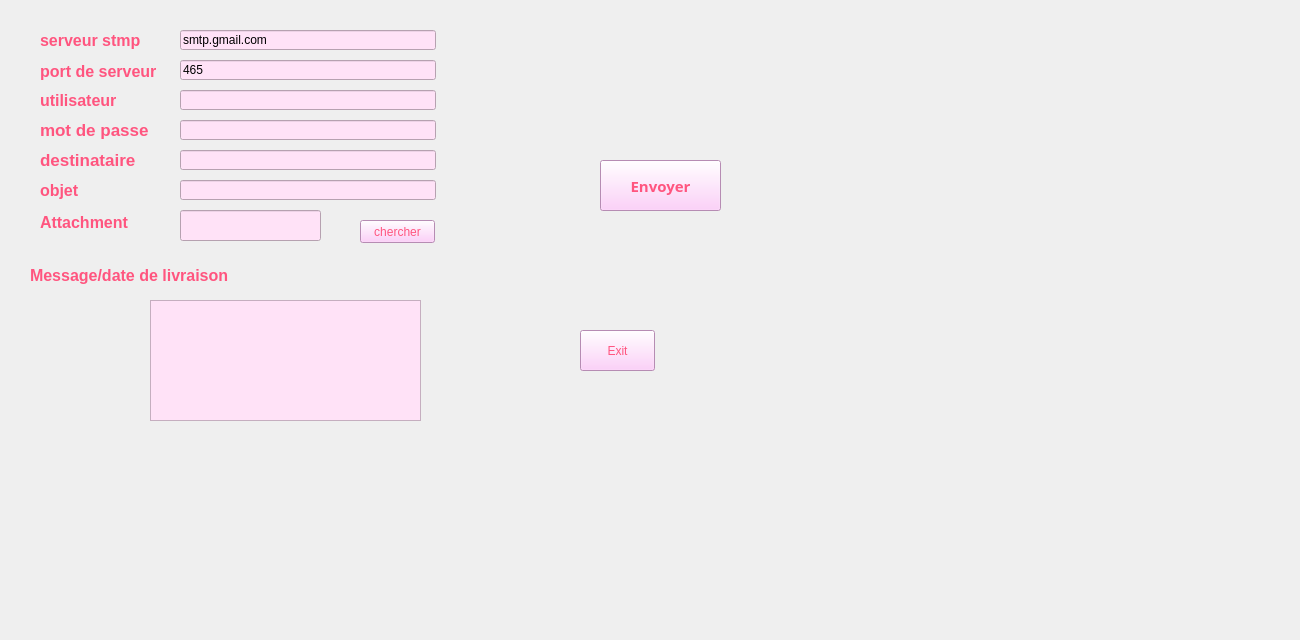
   <widget class="QWidget" name="tab">
    <attribute name="title">
     <string>Mailing</string>
    </attribute>
    <widget class="QLabel" name="label_123">
     <property name="geometry">
      <rect>
       <x>40</x>
       <y>180</y>
       <width>67</width>
       <height>20</height>
      </rect>
     </property>
     <property name="font">
      <font>
       <pointsize>12</pointsize>
       <weight>75</weight>
       <bold>true</bold>
       <underline>false</underline>
      </font>
     </property>
     <property name="styleSheet">
      <string notr="true">color:rgb(255, 85, 127)</string>
     </property>
     <property name="text">
      <string>objet</string>
     </property>
    </widget>
    <widget class="QLabel" name="label_124">
     <property name="geometry">
      <rect>
       <x>40</x>
       <y>119</y>
       <width>121</width>
       <height>21</height>
      </rect>
     </property>
     <property name="font">
      <font>
       <pointsize>13</pointsize>
       <weight>75</weight>
       <bold>true</bold>
       <underline>false</underline>
      </font>
     </property>
     <property name="styleSheet">
      <string notr="true">color:rgb(255, 85, 127)</string>
     </property>
     <property name="text">
      <string>mot de passe</string>
     </property>
    </widget>
    <widget class="QLineEdit" name="port_2">
     <property name="geometry">
      <rect>
       <x>180</x>
       <y>60</y>
       <width>256</width>
       <height>20</height>
      </rect>
     </property>
     <property name="styleSheet">
      <string notr="true">background-color:rgb(255, 226, 247)</string>
     </property>
     <property name="text">
      <string>465</string>
     </property>
    </widget>
    <widget class="QLabel" name="label_125">
     <property name="geometry">
      <rect>
       <x>40</x>
       <y>210</y>
       <width>102</width>
       <height>25</height>
      </rect>
     </property>
     <property name="font">
      <font>
       <pointsize>12</pointsize>
       <weight>75</weight>
       <bold>true</bold>
       <underline>false</underline>
      </font>
     </property>
     <property name="styleSheet">
      <string notr="true">color:rgb(255, 85, 127)</string>
     </property>
     <property name="text">
      <string>Attachment</string>
     </property>
    </widget>
    <widget class="QPlainTextEdit" name="msg_2">
     <property name="geometry">
      <rect>
       <x>150</x>
       <y>300</y>
       <width>271</width>
       <height>121</height>
      </rect>
     </property>
     <property name="styleSheet">
      <string notr="true">background-color:rgb(255, 226, 247)</string>
     </property>
    </widget>
    <widget class="QLabel" name="label_126">
     <property name="geometry">
      <rect>
       <x>40</x>
       <y>61</y>
       <width>131</width>
       <height>20</height>
      </rect>
     </property>
     <property name="font">
      <font>
       <pointsize>12</pointsize>
       <weight>75</weight>
       <bold>true</bold>
       <underline>false</underline>
      </font>
     </property>
     <property name="styleSheet">
      <string notr="true">color:rgb(255, 85, 127)</string>
     </property>
     <property name="text">
      <string>port de serveur </string>
     </property>
    </widget>
    <widget class="QLabel" name="label_127">
     <property name="geometry">
      <rect>
       <x>40</x>
       <y>149</y>
       <width>104</width>
       <height>21</height>
      </rect>
     </property>
     <property name="font">
      <font>
       <pointsize>13</pointsize>
       <weight>75</weight>
       <bold>true</bold>
       <underline>false</underline>
      </font>
     </property>
     <property name="styleSheet">
      <string notr="true">color:rgb(255, 85, 127)</string>
     </property>
     <property name="text">
      <string>destinataire</string>
     </property>
    </widget>
    <widget class="QLineEdit" name="uname_2">
     <property name="geometry">
      <rect>
       <x>180</x>
       <y>90</y>
       <width>256</width>
       <height>20</height>
      </rect>
     </property>
     <property name="styleSheet">
      <string notr="true">background-color:rgb(255, 226, 247)</string>
     </property>
    </widget>
    <widget class="QLabel" name="label_128">
     <property name="geometry">
      <rect>
       <x>30</x>
       <y>250</y>
       <width>231</width>
       <height>51</height>
      </rect>
     </property>
     <property name="font">
      <font>
       <pointsize>12</pointsize>
       <weight>75</weight>
       <bold>true</bold>
       <underline>false</underline>
      </font>
     </property>
     <property name="styleSheet">
      <string notr="true">color:rgb(255, 85, 127)</string>
     </property>
     <property name="text">
      <string>Message/date de livraison</string>
     </property>
    </widget>
    <widget class="QLineEdit" name="paswd_2">
     <property name="geometry">
      <rect>
       <x>180</x>
       <y>120</y>
       <width>256</width>
       <height>20</height>
      </rect>
     </property>
     <property name="styleSheet">
      <string notr="true">background-color:rgb(255, 226, 247)</string>
     </property>
     <property name="inputMask">
      <string/>
     </property>
     <property name="echoMode">
      <enum>QLineEdit::Password</enum>
     </property>
    </widget>
    <widget class="QLineEdit" name="subject_2">
     <property name="geometry">
      <rect>
       <x>180</x>
       <y>180</y>
       <width>256</width>
       <height>20</height>
      </rect>
     </property>
     <property name="styleSheet">
      <string notr="true">background-color:rgb(255, 226, 247)</string>
     </property>
    </widget>
    <widget class="QLabel" name="label_129">
     <property name="geometry">
      <rect>
       <x>40</x>
       <y>30</y>
       <width>106</width>
       <height>20</height>
      </rect>
     </property>
     <property name="palette">
      <palette>
       <active>
        <colorrole role="WindowText">
         <brush brushstyle="SolidPattern">
          <color alpha="255">
           <red>255</red>
           <green>85</green>
           <blue>127</blue>
          </color>
         </brush>
        </colorrole>
        <colorrole role="Text">
         <brush brushstyle="SolidPattern">
          <color alpha="255">
           <red>255</red>
           <green>85</green>
           <blue>127</blue>
          </color>
         </brush>
        </colorrole>
        <colorrole role="ButtonText">
         <brush brushstyle="SolidPattern">
          <color alpha="255">
           <red>255</red>
           <green>85</green>
           <blue>127</blue>
          </color>
         </brush>
        </colorrole>
        <colorrole role="PlaceholderText">
         <brush brushstyle="NoBrush">
          <color alpha="128">
           <red>255</red>
           <green>85</green>
           <blue>127</blue>
          </color>
         </brush>
        </colorrole>
       </active>
       <inactive>
        <colorrole role="WindowText">
         <brush brushstyle="SolidPattern">
          <color alpha="255">
           <red>255</red>
           <green>85</green>
           <blue>127</blue>
          </color>
         </brush>
        </colorrole>
        <colorrole role="Text">
         <brush brushstyle="SolidPattern">
          <color alpha="255">
           <red>255</red>
           <green>85</green>
           <blue>127</blue>
          </color>
         </brush>
        </colorrole>
        <colorrole role="ButtonText">
         <brush brushstyle="SolidPattern">
          <color alpha="255">
           <red>255</red>
           <green>85</green>
           <blue>127</blue>
          </color>
         </brush>
        </colorrole>
        <colorrole role="PlaceholderText">
         <brush brushstyle="NoBrush">
          <color alpha="128">
           <red>255</red>
           <green>85</green>
           <blue>127</blue>
          </color>
         </brush>
        </colorrole>
       </inactive>
       <disabled>
        <colorrole role="WindowText">
         <brush brushstyle="SolidPattern">
          <color alpha="255">
           <red>255</red>
           <green>85</green>
           <blue>127</blue>
          </color>
         </brush>
        </colorrole>
        <colorrole role="Text">
         <brush brushstyle="SolidPattern">
          <color alpha="255">
           <red>255</red>
           <green>85</green>
           <blue>127</blue>
          </color>
         </brush>
        </colorrole>
        <colorrole role="ButtonText">
         <brush brushstyle="SolidPattern">
          <color alpha="255">
           <red>255</red>
           <green>85</green>
           <blue>127</blue>
          </color>
         </brush>
        </colorrole>
        <colorrole role="PlaceholderText">
         <brush brushstyle="NoBrush">
          <color alpha="128">
           <red>255</red>
           <green>85</green>
           <blue>127</blue>
          </color>
         </brush>
        </colorrole>
       </disabled>
      </palette>
     </property>
     <property name="font">
      <font>
       <pointsize>12</pointsize>
       <weight>75</weight>
       <bold>true</bold>
       <underline>false</underline>
      </font>
     </property>
     <property name="autoFillBackground">
      <bool>false</bool>
     </property>
     <property name="styleSheet">
      <string notr="true">color:rgb(255, 85, 127)</string>
     </property>
     <property name="lineWidth">
      <number>1</number>
     </property>
     <property name="text">
      <string>serveur stmp</string>
     </property>
    </widget>
    <widget class="QPushButton" name="sendBtn">
     <property name="geometry">
      <rect>
       <x>600</x>
       <y>160</y>
       <width>121</width>
       <height>51</height>
      </rect>
     </property>
     <property name="font">
      <font>
       <family>Lucida Calligraphy</family>
       <pointsize>11</pointsize>
       <weight>75</weight>
       <bold>true</bold>
      </font>
     </property>
     <property name="autoFillBackground">
      <bool>false</bool>
     </property>
     <property name="styleSheet">
      <string notr="true">color:rgb(255, 85, 127);
background-color:rgb(255, 196, 250)
</string>
     </property>
     <property name="text">
      <string>Envoyer</string>
     </property>
    </widget>
    <widget class="QPushButton" name="browseBtn">
     <property name="geometry">
      <rect>
       <x>360</x>
       <y>220</y>
       <width>75</width>
       <height>23</height>
      </rect>
     </property>
     <property name="autoFillBackground">
      <bool>false</bool>
     </property>
     <property name="styleSheet">
      <string notr="true">color:rgb(255, 85, 127);
background-color:rgb(255, 196, 250)</string>
     </property>
     <property name="text">
      <string>chercher</string>
     </property>
    </widget>
    <widget class="QLineEdit" name="server_2">
     <property name="geometry">
      <rect>
       <x>180</x>
       <y>30</y>
       <width>256</width>
       <height>20</height>
      </rect>
     </property>
     <property name="styleSheet">
      <string notr="true">background-color:rgb(255, 226, 247)</string>
     </property>
     <property name="text">
      <string>smtp.gmail.com</string>
     </property>
    </widget>
    <widget class="QLineEdit" name="file_2">
     <property name="geometry">
      <rect>
       <x>180</x>
       <y>210</y>
       <width>141</width>
       <height>31</height>
      </rect>
     </property>
     <property name="styleSheet">
      <string notr="true">background-color:rgb(255, 226, 247)</string>
     </property>
     <property name="readOnly">
      <bool>true</bool>
     </property>
    </widget>
    <widget class="QLineEdit" name="rcpt_2">
     <property name="geometry">
      <rect>
       <x>180</x>
       <y>150</y>
       <width>256</width>
       <height>20</height>
      </rect>
     </property>
     <property name="styleSheet">
      <string notr="true">background-color:rgb(255, 226, 247)</string>
     </property>
    </widget>
    <widget class="QLabel" name="label_130">
     <property name="geometry">
      <rect>
       <x>40</x>
       <y>90</y>
       <width>88</width>
       <height>20</height>
      </rect>
     </property>
     <property name="font">
      <font>
       <pointsize>12</pointsize>
       <weight>75</weight>
       <bold>true</bold>
       <underline>false</underline>
      </font>
     </property>
     <property name="styleSheet">
      <string notr="true">color:rgb(255, 85, 127)</string>
     </property>
     <property name="text">
      <string>utilisateur</string>
     </property>
    </widget>
    <widget class="QPushButton" name="exitBtn">
     <property name="geometry">
      <rect>
       <x>580</x>
       <y>330</y>
       <width>75</width>
       <height>41</height>
      </rect>
     </property>
     <property name="autoFillBackground">
      <bool>false</bool>
     </property>
     <property name="styleSheet">
      <string notr="true">color:rgb(255, 85, 127);
background-color:rgb(255, 196, 250)</string>
     </property>
     <property name="text">
      <string>Exit</string>
     </property>
    </widget>
    <widget class="QLabel" name="label_18">
     <property name="geometry">
      <rect>
       <x>10</x>
       <y>0</y>
       <width>1281</width>
       <height>631</height>
      </rect>
     </property>
     <property name="text">
      <string/>
     </property>
     <property name="pixmap">
      <pixmap>../../Pictures/i/Alinka-Shemeluyk_Sweets_YkxmSWdYdw.jpg</pixmap>
     </property>
    </widget>
    <zorder>label_18</zorder>
    <zorder>label_123</zorder>
    <zorder>label_124</zorder>
    <zorder>port_2</zorder>
    <zorder>label_125</zorder>
    <zorder>msg_2</zorder>
    <zorder>label_126</zorder>
    <zorder>label_127</zorder>
    <zorder>uname_2</zorder>
    <zorder>label_128</zorder>
    <zorder>paswd_2</zorder>
    <zorder>subject_2</zorder>
    <zorder>label_129</zorder>
    <zorder>sendBtn</zorder>
    <zorder>browseBtn</zorder>
    <zorder>server_2</zorder>
    <zorder>file_2</zorder>
    <zorder>rcpt_2</zorder>
    <zorder>label_130</zorder>
    <zorder>exitBtn</zorder>
   </widget>
